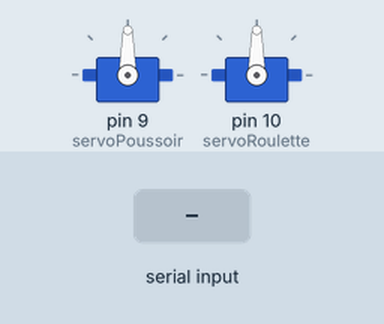
Simulated run of this sketch. Board: Arduino Uno, built with avr-gcc and run on an emulated ATmega328P. Shown: 2 × servo. The test bench sets the inputs (shaded band).

Above: at 1.2 s.
1.3 s: "1" received over Serial
At 1.7 s:
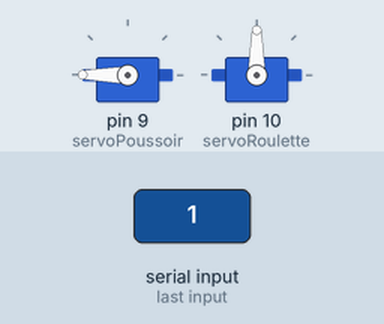
3.3 s: "2" received over Serial
At 4.1 s:
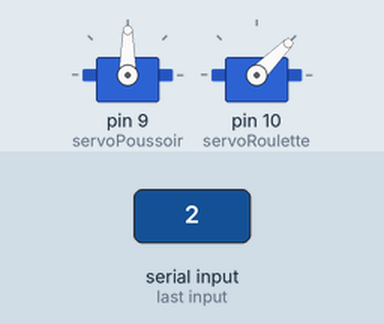
Timing chart, 0 to 6.3 s (numbered marks = the images above; inputs shaded):
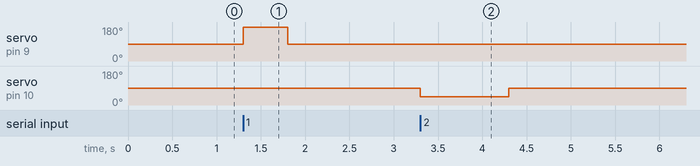

The sketch:

ard.ino
```cpp
#include <Servo.h>

Servo servoPoussoir;  // Servo for pushing waste into the roulette
Servo servoRoulette;  // Servo for rotating the roulette

char commande;  // Variable to store the keyboard command

void setup() {
  servoPoussoir.attach(9);   // Servo for pushing waste into the roulette
  servoRoulette.attach(10);  // Servo for rotating the roulette

  Serial.begin(9600);  // Initialize serial communication

  // Initialize servos to a starting position
  servoPoussoir.write(90);
  servoRoulette.write(90);
}

void loop() {
  if (Serial.available() > 0) {
    // Read the command from the serial keyboard
    commande = Serial.read();
    executerCommande();
  }
}

void executerCommande() {
  // Execute the corresponding actions based on the command
  switch (commande) {
    case '1':
      pousserDansRoulette();
      break;
    case '2':
      tournerRoulette(45);  // Example: turn towards the plastic bin
      break;
    case '3':
      tournerRoulette(90);  // Example: turn towards the third bin
      break;
    // Add more cases for additional commands if needed
  }
}

void pousserDansRoulette() {
  // Move the servo to push waste into the roulette
  servoPoussoir.write(180);
  delay(500);  // Wait for a short moment
  servoPoussoir.write(90);  // Return to the initial position
}

void tournerRoulette(int angle) {
  // Move the servo to rotate the roulette towards the corresponding bin
  servoRoulette.write(angle);
  delay(1000);  // Wait for a short moment
  servoRoulette.write(90);  // Return to the initial position
}
```

Measured:
- after the input at 1.3 s, servo on pin 9 (servoPoussoir): 90° → 180° at once, → 90° 0.50 s later
- after the input at 3.3 s, servo on pin 10 (servoRoulette): 90° → 45° at once, → 90° 1.0 s later
